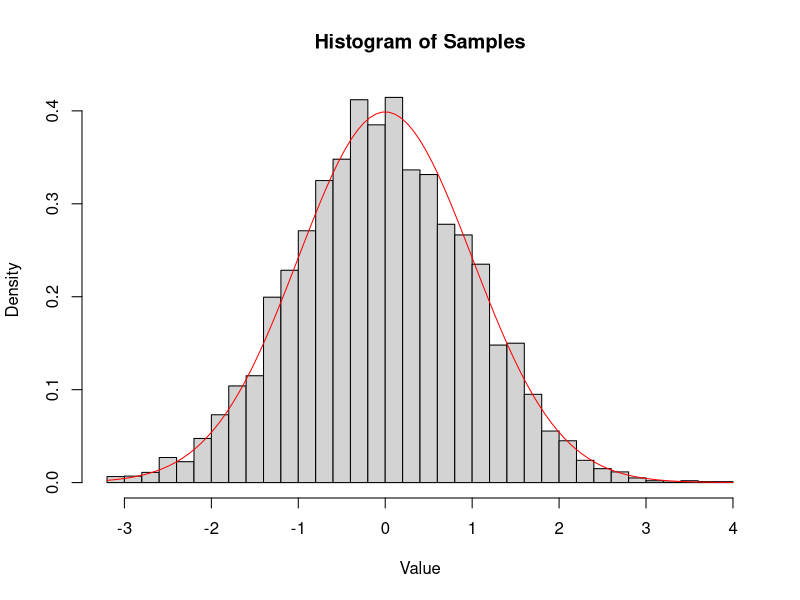

This figure's R source:
# Function that defines the standard normal distribution
std_normal <- function(x) {
  exp(-0.5 * x^2) / sqrt(2 * pi)
}

# Metropolis-Hastings Algorithm
metropolis_hastings <- function(initial_value, n_iter) {
  # Allocate memory for our samples
  samples <- numeric(n_iter)
  current_value <- initial_value

  for (i in 1:n_iter) {
    # Proposal for new value
    proposed_value <- rnorm(1, current_value, 1)

    # Calculate acceptance probability
    acceptance_probability <- min(1, std_normal(proposed_value) / std_normal(current_value))

    # Use a uniform distribution to decide whether to accept the new value
    if (runif(1) <= acceptance_probability) {
      current_value <- proposed_value
    }

    # Store the current value
    samples[i] <- current_value
  }

  samples
}

# Generate 10000 samples
samples <- metropolis_hastings(0, 10000)

# Plot histogram of samples
hist(samples, probability = TRUE, breaks = 30, 
     main = "Histogram of Samples", xlab = "Value")

# Overlay the true standard normal distribution
curve(dnorm, add = TRUE, col = "red")
